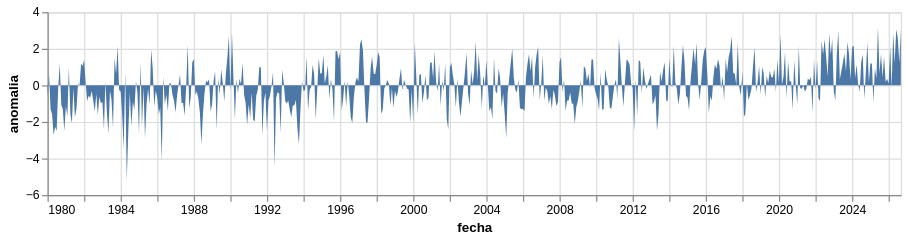

Here is the notebook cell this chart was saved with:
### Code cell
espana = temperatura[temperatura["pais"] == "España"]
alt.Chart(espana).mark_area().encode(x="fecha:T", y="anomalia:Q").properties(
    width=700, height=150
)

### Figure 1 — Vega-Lite specification as saved in the notebook (floating-point values rounded to 4 significant figures; data arrays with more than 128 entries replaced by an {"elided": "..."} marker saying what was removed)
{"config": {"view": {"continuousWidth": 300, "continuousHeight": 300}}, "data": {"name": "data-1a97ebdb372be5e99ad5c874deb02a12"}, "mark": {"type": "area"}, "encoding": {"x": {"field": "fecha", "type": "temporal"}, "y": {"field": "anomalia", "type": "quantitative"}}, "height": 150, "width": 700, "$schema": "https://vega.github.io/schema/vega-lite/v5.20.1.json", "datasets": {"data-1a97ebdb372be5e99ad5c874deb02a12": {"elided": "561 records"}}}
